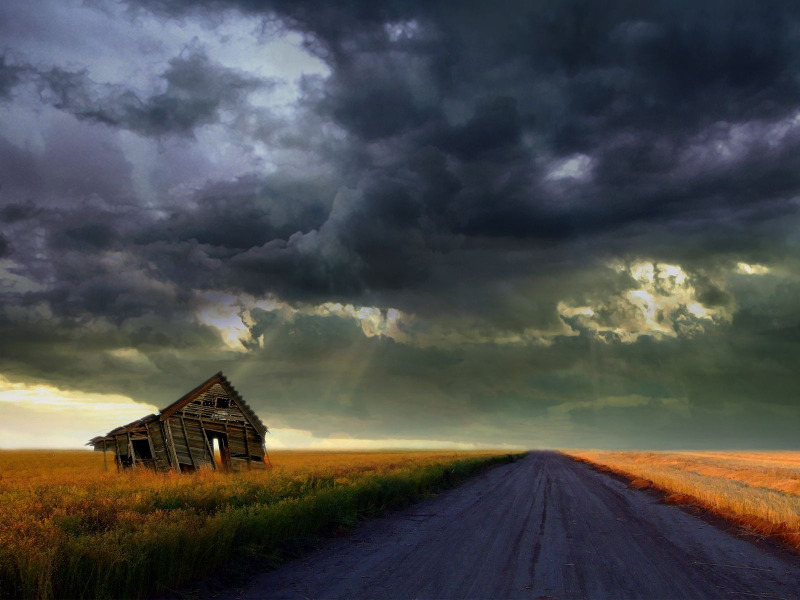
#> input picture examples/images/Huge1.jpg, 1600 x 1200 px (shown at 1/2 size)
$ python CanvasZoomifySlicer.py examples/images/Huge1.jpg examples/images examples/images/Huge1.jpg 3 5 5
#> lines starting #> are read from the running program, lines starting #| are printed output that depends on the picture
from PIL import Image
import os
import sys
import json

info_message = \
'''CanvasZoomifySlicer usage: python CanvasZoomifySlicer.py [RawImagePath] [BaseDir] [Prefix] [Levels] [SliceRows] [SliceCols]

example: CanvasZoomifySlicer 'MyMapRaw.jpg' 'images/MyMap/' 'Map' 4 4 2
    it will create a series of levels of images in format of
        images/MyMap/[level]/Map-[level]-[row]-[col].jpg

    like:
        images/MyMap/1/Map-1-0-0.jpg,
        images/MyMap/1/Map-1-0-1.jpg,
        ...,
        images/MyMap/1/Map-1-1-0.jpg,
        images/MyMap/1/Map-1-1-1.jpg,
        ...,
        images/MyMap/2/Map-2-0-0.jpg,
        ...
'''

def image_scale(image, save_path, scale, quality):
    (width, height) = image.size
    (scaledWidth, scaledHeight) = tuple(int(i * scale) for i in (width, height))
    scaledImage = image.resize((scaledWidth, scaledHeight), Image.BICUBIC)
    scaledImage.save(save_path, quality=quality)

def image_slice(image, save_dir, save_image_prefix, save_image_type, row_num, col_num):
    (im_width, im_height) = image.size

    im_height_step = im_height / row_num
    im_width_step = im_width / col_num
    for row in range(row_num):
        for col in range(col_num):
            crop_box = (col * im_width_step, row * im_height_step,
                        (col+1) * im_width_step, (row+1) * im_height_step)
            im_slice = image.crop(crop_box)
            slice_name = '{}-{}-{}.{}'.format(save_image_prefix,
                                              row, col,
                                              save_image_type)
            save_path = os.path.join(save_dir, slice_name)
            im_slice.save(save_path)

if __name__ == '__main__':
    if len(sys.argv) != 7:
        print(info_message)
        sys.exit(1)

    raw_image_path = sys.argv[1]
    base_dir_path = sys.argv[2]
    prefix = sys.argv[3]
    levels = int(sys.argv[4])
    slice_rows = int(sys.argv[5])
    slice_cols = int(sys.argv[6])

    level_values = [2**i for i in range(levels)]
    image_type = 'jpg'
    image_quality = 70
    tile_width = None
    tile_height = None
    scale = 1.0

    base_dir = os.path.abspath(base_dir_path)
    if not os.path.exists(base_dir):
        os.makedirs(base_dir)

    raw_image = Image.open(raw_image_path)
#> raw_image is the input picture: PIL image 1600x1200 RGB; mean R, G, B 74.3, 75.2, 74.6
    tile_width = raw_image.size[0] / level_values[-1] / slice_cols
#> tile_width = 80
    tile_height = raw_image.size[1] / level_values[-1] / slice_rows
#> tile_height = 60
    for levelIndex in range(levels):
        level = level_values[levelIndex]
        level_dir = os.path.join(base_dir, str(level))
        if not os.path.exists(level_dir):
            os.mkdir(level_dir)

        scaled_image_path = os.path.join(base_dir, '{}-{}.{}'.format(prefix, level, image_type))
        scale = 1.0/level_values[levels - levelIndex - 1]
        image_scale(raw_image, scaled_image_path, scale, image_quality)
#> in image_scale, `scaledImage = image.resize((scaledWidth, scaledHeight), Image.BICUBIC)`:
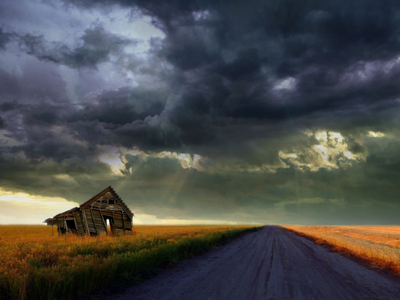
#> scaledImage: PIL image 400x300 RGB; mean R, G, B 74.3, 75.2, 74.6

        scaled_image = Image.open(scaled_image_path)
        image_slice(scaled_image, level_dir,
                    '{}-{}'.format(prefix, str(level)),
                    image_type, slice_rows*level, slice_cols*level)
#> the loop in image_slice, `for row in range(row_num):` made 5 passes
#> pass 1, in image_slice, `im_slice.save(save_path)`:
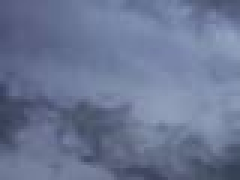
#> saved as Huge1.jpg-1-0-0.jpg: PIL image 80x60 RGB (shown 3 times larger); mean R, G, B 106.8, 118.3, 147.7
#> pass 1, in image_slice, `im_slice.save(save_path)`:
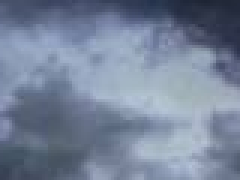
#> saved as Huge1.jpg-1-0-1.jpg: PIL image 80x60 RGB (shown 3 times larger); mean R, G, B 118, 130.8, 153.2
#> pass 1, in image_slice, `im_slice.save(save_path)`:
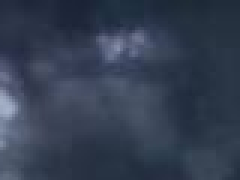
#> saved as Huge1.jpg-1-0-2.jpg: PIL image 80x60 RGB (shown 3 times larger); mean R, G, B 52, 62.3, 81
#> pass 1, in image_slice, `im_slice.save(save_path)`:
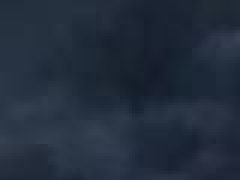
#> saved as Huge1.jpg-1-0-3.jpg: PIL image 80x60 RGB (shown 3 times larger); mean R, G, B 34.6, 45.3, 60.7
#> after the loop in image_slice, `for row in range(row_num):`:
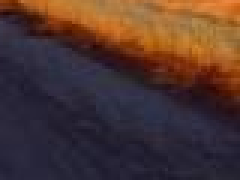
#> im_slice: PIL image 80x60 RGB (shown 3 times larger); mean R, G, B 77.8, 53.4, 48.3
        scaled_image.close()
    raw_image.close()

    # Prepare the output values
    output =                                                         \
      '{\n'                                                          \
    + '    "isDebug": false,\n'                                      \
    + '    "levelValues": {},\n'.format(json.dumps(level_values))    \
    + '    "rowsPerLevel": {},\n'.format(json.dumps(slice_rows))     \
    + '    "colsPerLevel": {},\n'.format(json.dumps(slice_cols))     \
    + '    "tileWidth": {},\n'.format(json.dumps(tile_width))        \
    + '    "tileHeight": {},\n'.format(json.dumps(tile_height))      \
    + '    "tilesBasePath": {},\n'.format(json.dumps(base_dir_path)) \
    + '    "tileNamePrefix": {},\n'.format(json.dumps(prefix))       \
    + '    "tileImageType": {},\n'.format(json.dumps(image_type))    \
    + '}'
    print(output)
#| {
#|     "isDebug": false,
#|     "levelValues": [1, 2, 4],
#|     "rowsPerLevel": 5,
#|     "colsPerLevel": 5,
#|     "tileWidth": 80.0,
#|     "tileHeight": 60.0,
#|     "tilesBasePath": "examples/images",
#|     "tileNamePrefix": "examples/images/Huge1.jpg",
#|     "tileImageType": "jpg",
#| }
